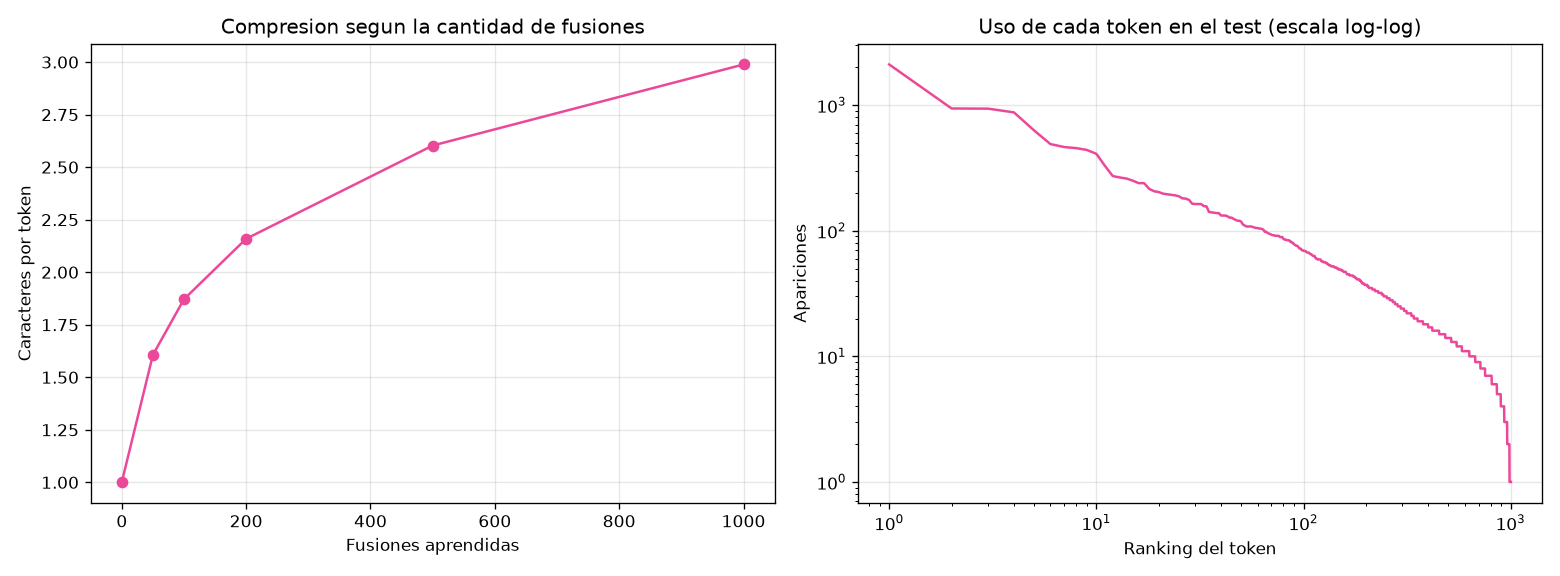

Source code (Python):
"""
LECCION 4.4 - TOKENIZACION BPE
==============================

Objetivo: entender que son los "tokens" de un modelo de lenguaje y como
se construye su vocabulario.

El mini-GPT de la 4.3 trabajaba con CARACTERES: vocabulario chico (61
simbolos), pero cada palabra ocupa muchas posiciones, asi que su ventana
de 64 posiciones abarcaba apenas unas 12 palabras. En la 3.1 se tokenizo
por PALABRAS: secuencias cortas, pero un vocabulario enorme y el problema
de las palabras nunca vistas.

BPE (Byte Pair Encoding, "codificacion por pares") busca el punto medio:
  1. empezar con los caracteres
  2. buscar el PAR de simbolos vecinos mas frecuente en el corpus
  3. fusionarlo en un simbolo nuevo ("q" + "u" -> "qu")
  4. repetir miles de veces
Las palabras frecuentes terminan siendo un solo token; las raras se
arman con pedazos. Es (con variantes) lo que usan GPT, Claude y casi
todos los modelos actuales.
"""

import re
import time
from collections import Counter

import matplotlib.pyplot as plt
import numpy as np

from corpus_es import cargar_quijote


# ============================================================
# PARTE 1: LOS DOS EXTREMOS
# ============================================================

texto = " ".join(cargar_quijote().lower().split())
corte = int(len(texto) * 0.95)
train, test = texto[:corte], texto[corte:]

palabras_train = re.findall(r"\w+|[^\w\s]", train)
palabras_test = re.findall(r"\w+|[^\w\s]", test)
vocab_palabras = set(palabras_train)
nuevas = [p for p in palabras_test if p not in vocab_palabras]
print("PARTE 1: dos formas de cortar")
print(f"  Caracteres: vocabulario {len(set(train))}, el test ocupa {len(test):,} posiciones")
print(f"  Palabras:   vocabulario {len(vocab_palabras):,}, el test ocupa {len(palabras_test):,} posiciones")
print(f"  Palabras del test que no estan en train: {len(nuevas)} "
      f"({len(nuevas) / len(palabras_test):.1%}), por ejemplo {sorted(set(nuevas))[:6]}")


# ============================================================
# PARTE 2: ENTRENAR BPE
# ============================================================
# Trabajamos palabra por palabra (los pares nunca cruzan de una palabra a
# otra). Cada palabra lleva delante el marcador "_" que representa el
# espacio, como hacen los tokenizadores reales: asi "_casa" (palabra
# completa) y "casa" (pedazo de "lacasa") son tokens distintos.
#
# Como "_que" aparece 20 000 veces, no la procesamos 20 000 veces: la
# guardamos una vez con su frecuencia.

def separar_palabras(t):
    return ["_" + p if p[0].isalnum() or p[0] == "_" else p
            for p in re.findall(r"\w+|[^\w\s]", t)]


frecuencias = Counter(separar_palabras(train))
partes = {p: list(p) for p in frecuencias}            # cada palabra, como lista de simbolos


def contar_pares():
    pares = Counter()
    for palabra, f in frecuencias.items():
        simbolos = partes[palabra]
        for a, b in zip(simbolos, simbolos[1:]):
            pares[a, b] += f
    return pares


def fusionar(a, b):
    nuevo = a + b
    for palabra in frecuencias:
        s = partes[palabra]
        if len(s) < 2 or a not in s:
            continue
        i, salida = 0, []
        while i < len(s):
            if i < len(s) - 1 and s[i] == a and s[i + 1] == b:
                salida.append(nuevo)
                i += 2
            else:
                salida.append(s[i])
                i += 1
        partes[palabra] = salida


N_FUSIONES = 1000
fusiones = []
inicio = time.time()
for n in range(N_FUSIONES):
    pares = contar_pares()
    (a, b), f = pares.most_common(1)[0]
    fusionar(a, b)
    fusiones.append((a, b))
    if n < 12 or n in (99, 499, 999):
        print(f"  fusion {n + 1:4d}: {a!r:>8} + {b!r:<8} -> {a + b!r:<12} ({f:,} veces)")
print(f"Entrenamiento: {N_FUSIONES} fusiones en {time.time() - inicio:.0f} s")


# ============================================================
# PARTE 3: TOKENIZAR TEXTO NUEVO
# ============================================================
# Para tokenizar una palabra se aplican las fusiones EN EL MISMO ORDEN en
# que se aprendieron. rango[par] = en que turno se aprendio ese par.

rango = {par: i for i, par in enumerate(fusiones)}


def tokenizar_palabra(palabra, max_fusiones=N_FUSIONES):
    s = list(palabra)
    while len(s) > 1:
        candidatos = [(rango.get((s[i], s[i + 1]), 10 ** 9), i) for i in range(len(s) - 1)]
        r, i = min(candidatos)                         # el par aprendido mas temprano
        if r >= max_fusiones:
            break
        s = s[:i] + [s[i] + s[i + 1]] + s[i + 2:]
    return s


def tokenizar(t, max_fusiones=N_FUSIONES):
    tokens = []
    for p in separar_palabras(t):
        tokens.extend(tokenizar_palabra(p, max_fusiones))
    return tokens


frase = "don quijote, el ingenioso hidalgo, conversaba con su computadora"
print("\nPARTE 3:", tokenizar(frase))
for palabra in ["_quijote", "_caballero", "_computadora", "_inteligencia", "_desfacer"]:
    print(f"  {palabra:<14} -> {tokenizar_palabra(palabra)}")


# ============================================================
# PARTE 4: CUANTO SE ACORTA EL TEXTO
# ============================================================
# Medimos cuantos tokens ocupa el test segun la cantidad de fusiones.
# Con 0 fusiones son caracteres (mas los marcadores "_").

muestra = test[:30000]
caracteres_muestra = len(muestra)
puntos = [0, 50, 100, 200, 500, 1000]
largos = []
for k in puntos:
    largos.append(len(tokenizar(muestra, k)))
    print(f"  {k:5d} fusiones: vocabulario ~{len(set(train)) + 1 + k:5d} | "
          f"{largos[-1]:6,} tokens | {caracteres_muestra / largos[-1]:.2f} caracteres por token")


# ============================================================
# PARTE 5: QUE TOKENS QUEDARON
# ============================================================
tokens_test = tokenizar(test)
uso = Counter(tokens_test)
print("\nPARTE 5: tokens mas usados en el test:", [t for t, _ in uso.most_common(15)])
largos_tokens = Counter(len(t.lstrip("_")) for t in set(a + b for a, b in fusiones))
print("  Largo (en letras) de los tokens aprendidos:", dict(sorted(largos_tokens.items())))


# ============================================================
# PARTE 6: GRAFICOS
# ============================================================
fig, (ax1, ax2) = plt.subplots(1, 2, figsize=(13, 4.8))
ax1.plot(puntos, [caracteres_muestra / l for l in largos], "o-", color="#EC4899")
ax1.set_title("Compresion segun la cantidad de fusiones")
ax1.set_xlabel("Fusiones aprendidas")
ax1.set_ylabel("Caracteres por token")
ax1.grid(alpha=0.3)

frecs = sorted(uso.values(), reverse=True)
ax2.loglog(range(1, len(frecs) + 1), frecs, color="#EC4899")
ax2.set_title("Uso de cada token en el test (escala log-log)")
ax2.set_xlabel("Ranking del token")
ax2.set_ylabel("Apariciones")
ax2.grid(alpha=0.3)

plt.tight_layout()
plt.savefig("22_tokenizacion_bpe.png", dpi=120)
print("\nGrafico guardado en: 22_tokenizacion_bpe.png")
print("Abriendo ventana con el grafico... (cierrala para que el script termine)")
plt.show()


# ============================================================
# CONCEPTOS CLAVE
# ============================================================
print("""
CONCEPTOS CLAVE DE ESTA LECCION:
1. Un token no es una palabra ni un caracter: es un pedazo de texto
   frecuente, aprendido de un corpus
2. BPE: empezar con caracteres y fusionar una y otra vez el par vecino
   mas frecuente
3. Para tokenizar, se aplican las fusiones en el orden aprendido
4. No hay palabras desconocidas: lo raro se arma con pedazos chicos
5. Mas fusiones = textos mas cortos (mas contexto en la misma ventana)
   pero un vocabulario mas grande (mas parametros en E y en la salida)

EXPERIMENTOS SUGERIDOS:
- Cambia N_FUSIONES a 3000: que palabras completas aparecen?
- Entrena BPE con las RESENAS de corpus_es.py y tokeniza el Quijote
- Tokeniza una frase en ingles: cuantos caracteres por token logra?
""")
